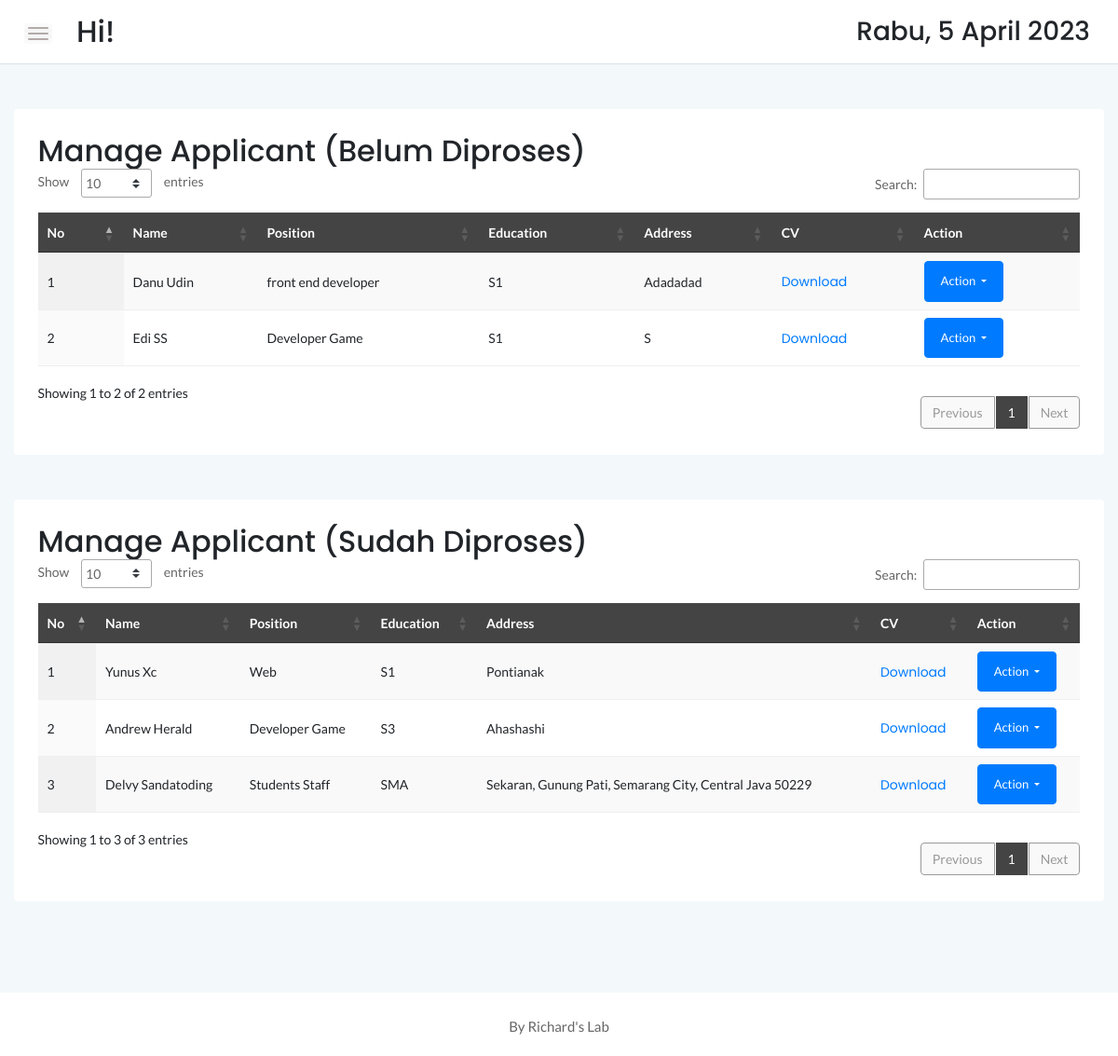
Screenshot of /admin/applicant.php (signed in) with the database file from the repository.
### tables this page shows
CREATE TABLE `applicant` (
  `applicant_id` int(11) NOT NULL,
  `applicant_position` varchar(35) NOT NULL,
  `applicant_name` varchar(50) NOT NULL,
  `applicant_edu` varchar(10) NOT NULL,
  `applicant_speciality` varchar(100) NOT NULL,
  `applicant_cv` varchar(50) NOT NULL,
  `applicant_address` varchar(100) NOT NULL,
  `applicant_info` varchar(50) NOT NULL,
  `applicant_phone` varchar(15) NOT NULL,
  `applicant_email` varchar(50) NOT NULL,
  `submit_date` datetime NOT NULL,
  `action` varchar(1) NOT NULL DEFAULT '0'
);

### admin/applicant.php (the view, shortened to what this page needs)
<?php
	include '../dbconnect.php';
?>
<!doctype html>
<html class="no-js" lang="en">
<head>
    <link rel="stylesheet" href="assets/css/bootstrap.min.css">
    <link rel="stylesheet" href="assets/css/font-awesome.min.css">
    <link rel="stylesheet" href="assets/css/themify-icons.css">
    <link rel="stylesheet" href="assets/css/metisMenu.css">
    <link rel="stylesheet" href="assets/css/owl.carousel.min.css">
    <link rel="stylesheet" href="assets/css/slicknav.min.css">
    <link rel="stylesheet" href="https://www.amcharts.com/lib/3/plugins/export/export.css" type="text/css" media="all" />
	<link rel="stylesheet" type="text/css" href="https://cdn.datatables.net/1.10.19/css/jquery.dataTables.min.css">
    <link rel="stylesheet" type="text/css" href="https://cdn.datatables.net/1.10.19/css/jquery.dataTables.css">
    <link rel="stylesheet" type="text/css" href="https://cdn.datatables.net/1.10.18/css/dataTables.bootstrap4.min.css">
    <link rel="stylesheet" type="text/css" href="https://cdn.datatables.net/responsive/2.2.3/css/responsive.bootstrap.min.css">
    <link rel="stylesheet" type="text/css" href="https://cdn.datatables.net/responsive/2.2.3/css/responsive.jqueryui.min.css">
	<link rel="stylesheet" type="text/css" href="https://cdn.datatables.net/buttons/1.5.2/css/buttons.dataTables.min.css">
    <link rel="stylesheet" href="assets/css/typography.css">
    <link rel="stylesheet" href="assets/css/default-css.css">
    <link rel="stylesheet" href="assets/css/styles.css">
    <link rel="stylesheet" href="assets/css/responsive.css">
</head>
<body>
    <div class="page-container">
        <div class="main-content">
            <div class="header-area">
                <div class="row align-items-center">
                    <div class="col-md-6 col-sm-8 clearfix">
                        <div class="nav-btn pull-left">
                            <span></span>
                            <span></span>
                            <span></span>
                        </div>
                        <div class="search-box pull-left">
                            <form action="#">
                                <h2>Hi!</h2>
                            </form>
                        </div>
                    </div>
                    <div class="col-md-6 col-sm-4 clearfix">
                        <ul class="notification-area pull-right">
                            <li><h3><div class="date">
						</b></div></h3>
						</li>
                        </ul>
                    </div>
                </div>
            </div>
            <div class="main-content-inner">
                <div class="row mt-5 mb-5">
                    <div class="col-12">
                        <div class="card">
                            <div class="card-body">
                                <div class="d-sm-flex justify-content-between align-items-center">
									<h2>Manage Applicant (Belum Diproses)</h2>
                                </div>
                                    <div class="data-tables datatable-dark">
										 <table id="dataTable3" class="display" style="width:100%"><thead class="thead-dark">
											<tr>
												<th>No</th>
												<th>Name</th>
												<th>Position</th>
												<th>Education</th>
												<th>Address</th>
												<th>CV</th>
												<th>Action</th>
											</tr></thead><tbody>
											<?php
											$job1=mysqli_query($conn,"SELECT * from applicant where applicant_position!='title' and action='0' order by applicant_id ASC");
											$no=1;
											while($p=mysqli_fetch_array($job1)){
												$nama = $p['applicant_name'];
												$posisi = $p['applicant_position'];
												$edu = $p['applicant_edu'];
												$adr = $p['applicant_address'];
												$cv = $p['applicant_cv'];
												?>
												<tr>
													<td><?php echo $no++ ?></td>
													<td><?php echo $nama ?></td>
													<td><?php echo $posisi ?></td>
													<td><?php echo $edu ?></td>
													<td><?php echo $adr ?></td>
													<td><a href="../<?php echo $cv ?>">Download</a></td>
													<td>
													<form action="applicant.php" method="post" enctype="multipart/form-data">
													<button type="button" class="btn btn-primary dropdown-toggle" data-toggle="dropdown">
													  Action
													</button>
													</form>
													</td>
												</tr>
												<?php
											}
											?>
										</tbody>
										</table>
                                    </div>
                                </div>
                            </div>
                        </div>
                    </div>
                <div class="row mt-5 mb-5">
                    <div class="col-12">
                        <div class="card">
                            <div class="card-body">
                                <div class="d-sm-flex justify-content-between align-items-center">
									<h2>Manage Applicant (Sudah Diproses)</h2>
                                </div>
                                    <div class="data-tables datatable-dark">
										 <table id="dataTable2" class="display" style="width:100%"><thead class="thead-dark">
											<tr>
												<th>No</th>
												<th>Name</th>
												<th>Position</th>
												<th>Education</th>
												<th>Address</th>
												<th>CV</th>
												<th>Action</th>
											</tr></thead><tbody>
											<?php
											$job=mysqli_query($conn,"SELECT * from applicant where applicant_position!='title' and action='1' order by applicant_id ASC");
											$no=1;
											while($p=mysqli_fetch_array($job)){
												$nama = $p['applicant_name'];
												$posisi = $p['applicant_position'];
												$edu = $p['applicant_edu'];
												$adr = $p['applicant_address'];
												$cv = $p['applicant_cv'];
												?>
												<tr>
													<td><?php echo $no++ ?></td>
													<td><?php echo $nama ?></td>
													<td><?php echo $posisi ?></td>
													<td><?php echo $edu ?></td>
													<td><?php echo $adr ?></td>
													<td><a href="../<?php echo $cv ?>">Download</a></td>
													<td>
													<form method="post">
													<button type="button" class="btn btn-primary dropdown-toggle" data-toggle="dropdown">
													  Action
													</button>
													</form>
													</td>
												</tr>
												<?php
											}
											?>
										</tbody>
										</table>
                                    </div>
                                </div>
                            </div>
                        </div>
                    </div>
                </div>
            </div>
        </div>
        <footer>
            <div class="footer-area">
                <p>By Richard's Lab</p>
            </div>
        </footer>
</body>
</html>

### admin/assets/css/styles.css (style rules this page uses)
.page-container { width: 100%; height: 100%; min-height: 100vh; padding-left: 280px; -webkit-transition: padding-left 0.3s ease 0s; transition: padding-left 0.3s ease 0s; }
.card { border: none; border-radius: 4px; background-color: #fff; -webkit-transition: all 0.3s ease 0s; transition: all 0.3s ease 0s; }
.card-body { padding: 25.6px; padding: 1.6rem; }
.main-content { width: 100%; background: #F3F8FB; }
.main-content-inner { padding: 0 30px 50px; }
.header-area { padding: 15px 30px; background: #fff; border-bottom: 1px solid #d8e3e7; }
.nav-btn { margin-right: 30px; margin-top: 10px; cursor: pointer; }
.nav-btn span { display: block; width: 22px; height: 2px; background: #b3aaaa; margin: 4px 0; border-radius: 15px; -webkit-transition: all 0.3s ease 0s; transition: all 0.3s ease 0s; box-shadow: 0 0 0 4px rgba(99, 96, 96, 0.03); }
.search-box form { position: relative; }
.notification-area { -webkit-user-select: none; -moz-user-select: none; -ms-user-select: none; user-select: none; position: relative; z-index: 1; }
.notification-area li { display: inline-block; margin-left: 20px; cursor: pointer; -webkit-user-select: none; -moz-user-select: none; -ms-user-select: none; user-select: none; }
.footer-area { text-align: center; padding: 23px 0 19px; background: #fff; }
.footer-area p { color: #676666; margin-bottom: 0; }
.btn { padding: 11px 17px; font-size: 13px; letter-spacing: 0; }
table tr th { border-bottom: none; }
table tr th, table tr td { border-top: 1px solid rgba(120, 130, 140, 0.13) !important; }
table.dataTable.no-footer { border-bottom: 1px solid rgba(120, 130, 140, 0.13) !important; }
table.dataTable thead th, table.dataTable thead td { border-bottom-color: transparent; }
.datatable-dark thead { background: #444; color: #fff; }

### admin/assets/css/responsive.css (style rules this page uses)
@media (min-width: 1200px) and (max-width: 1364px) { .main-content-inner { padding: 0 15px 50px; } }
@media (min-width: 1200px) and (max-width: 1364px) { .page-container, .sbar_collapsed.page-container { padding-left: 0; } }

### rows the page displays
applicant: applicant_name "Danu Udin", applicant_position "front end developer", applicant_edu "S1", applicant_address "Adadadad"
applicant: applicant_name "Edi SS", applicant_position "Developer Game", applicant_edu "S1", applicant_address "S"
applicant: applicant_name "Yunus Xc", applicant_position "Web", applicant_edu "S1", applicant_address "Pontianak"
applicant: applicant_name "Andrew Herald", applicant_position "Developer Game", applicant_edu "S3", applicant_address "Ahashashi"
applicant: applicant_name "Delvy Sandatoding", applicant_position "Students Staff", applicant_edu "SMA", applicant_address "Sekaran, Gunung Pati, Semarang City, Central Java 50229"
